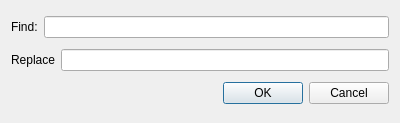
<?xml version="1.0" encoding="UTF-8"?>
<ui version="4.0">
 <class>Replace</class>
 <widget class="QDialog" name="Replace">
  <property name="geometry">
   <rect>
    <x>0</x>
    <y>0</y>
    <width>400</width>
    <height>123</height>
   </rect>
  </property>
  <property name="windowTitle">
   <string>Dialog</string>
  </property>
  <layout class="QVBoxLayout" name="verticalLayout">
   <item>
    <layout class="QHBoxLayout" name="horizontalLayout">
     <item>
      <widget class="QLabel" name="findLabel">
       <property name="sizePolicy">
        <sizepolicy hsizetype="Preferred" vsizetype="Maximum">
         <horstretch>0</horstretch>
         <verstretch>0</verstretch>
        </sizepolicy>
       </property>
       <property name="text">
        <string>Find:</string>
       </property>
      </widget>
     </item>
     <item>
      <widget class="QLineEdit" name="findLine">
       <property name="sizePolicy">
        <sizepolicy hsizetype="Expanding" vsizetype="Maximum">
         <horstretch>0</horstretch>
         <verstretch>0</verstretch>
        </sizepolicy>
       </property>
      </widget>
     </item>
    </layout>
   </item>
   <item>
    <layout class="QHBoxLayout" name="horizontalLayout_2">
     <item>
      <widget class="QLabel" name="replaceLabel">
       <property name="sizePolicy">
        <sizepolicy hsizetype="Preferred" vsizetype="Maximum">
         <horstretch>0</horstretch>
         <verstretch>0</verstretch>
        </sizepolicy>
       </property>
       <property name="text">
        <string>Replace</string>
       </property>
      </widget>
     </item>
     <item>
      <widget class="QLineEdit" name="replaceLine">
       <property name="sizePolicy">
        <sizepolicy hsizetype="Expanding" vsizetype="Maximum">
         <horstretch>0</horstretch>
         <verstretch>0</verstretch>
        </sizepolicy>
       </property>
      </widget>
     </item>
    </layout>
   </item>
   <item>
    <widget class="QDialogButtonBox" name="buttonBox">
     <property name="orientation">
      <enum>Qt::Horizontal</enum>
     </property>
     <property name="standardButtons">
      <set>QDialogButtonBox::Cancel|QDialogButtonBox::Ok</set>
     </property>
    </widget>
   </item>
  </layout>
 </widget>
 <resources/>
 <connections>
  <connection>
   <sender>buttonBox</sender>
   <signal>accepted()</signal>
   <receiver>Replace</receiver>
   <slot>accept()</slot>
   <hints>
    <hint type="sourcelabel">
     <x>248</x>
     <y>254</y>
    </hint>
    <hint type="destinationlabel">
     <x>157</x>
     <y>274</y>
    </hint>
   </hints>
  </connection>
  <connection>
   <sender>buttonBox</sender>
   <signal>rejected()</signal>
   <receiver>Replace</receiver>
   <slot>reject()</slot>
   <hints>
    <hint type="sourcelabel">
     <x>316</x>
     <y>260</y>
    </hint>
    <hint type="destinationlabel">
     <x>286</x>
     <y>274</y>
    </hint>
   </hints>
  </connection>
 </connections>
</ui>
